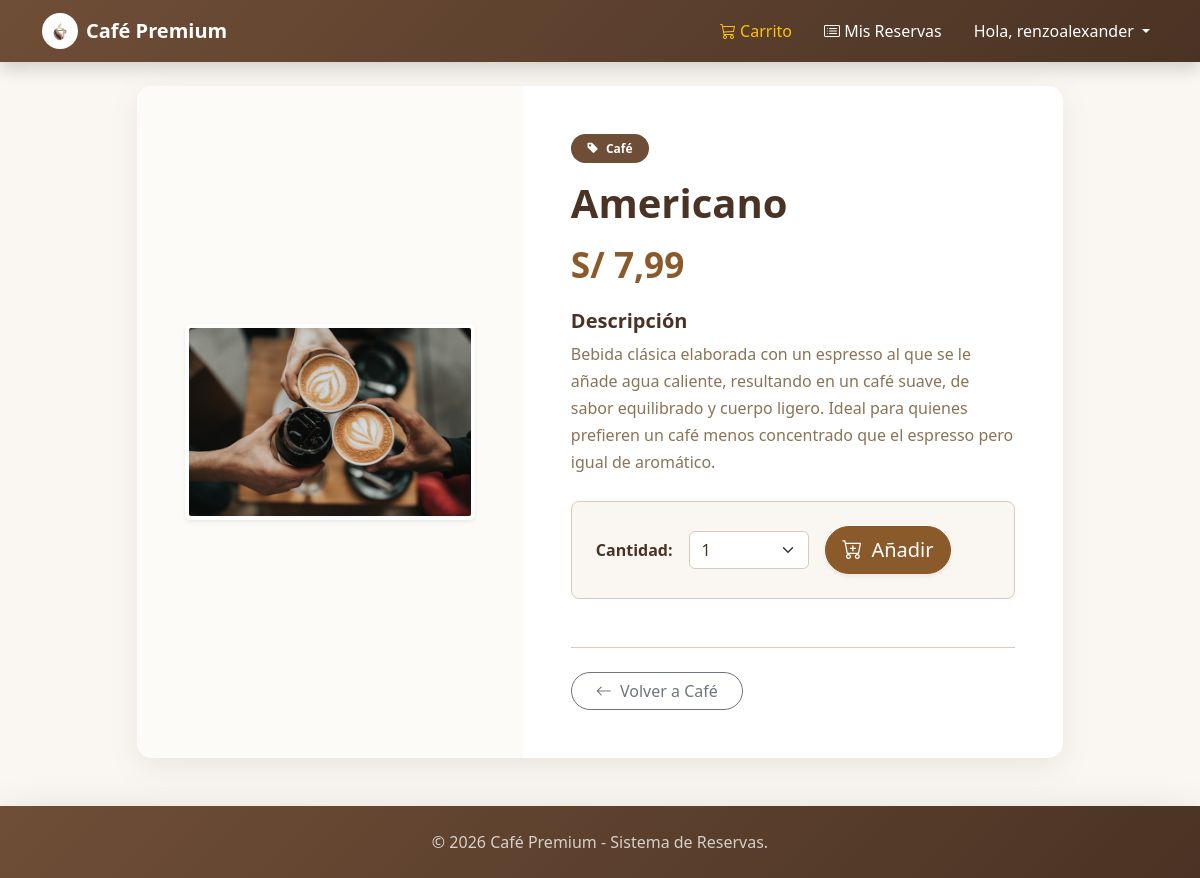
The page /tienda/2/americano/ (signed in) on the database as committed earlier.
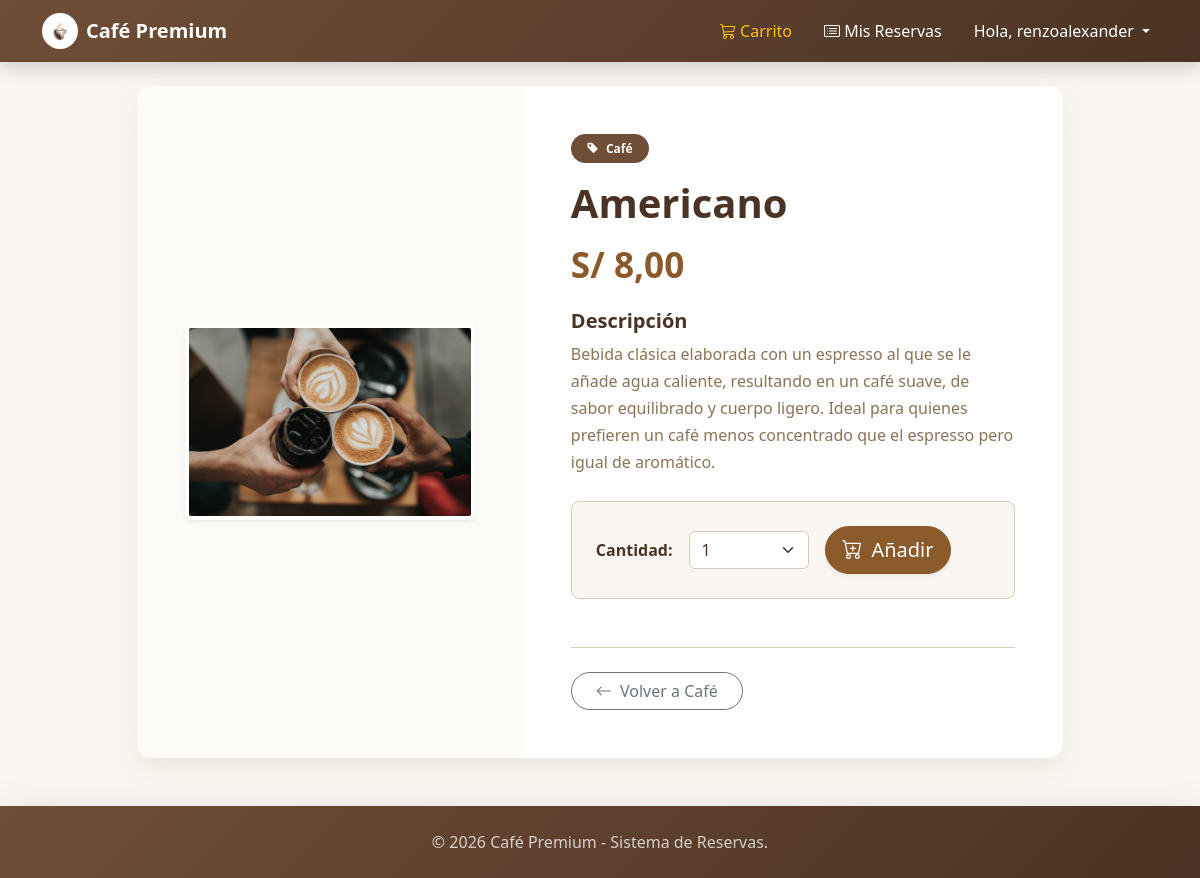
The same page on the database as committed later.
### mitienda/models.py (models this page shows, shortened)
class Product(models.Model):
    category = models.ForeignKey(Category,
                                 related_name='products',
                                 on_delete=models.CASCADE)
    name = models.CharField(max_length=200)
    slug = models.SlugField(max_length=200)
    image = models.ImageField(upload_to='',
                              blank=True)
    description = models.TextField(blank=True)
    price = models.DecimalField(max_digits=5,
                                decimal_places=2)
    stock = models.PositiveIntegerField(default=0)
    available = models.BooleanField(default=True)
    created = models.DateTimeField(auto_now=True)
    updated = models.DateTimeField(auto_now_add=True)
    class Meta:
        ordering = ['name']

class Category(models.Model):
    name = models.CharField(max_length=200)
    slug = models.SlugField(max_length=200)
    class Meta:
        ordering = ['name']
        indexes = [
            models.Index(fields=['name'])
        ]
    def __str__(self):
        return self.name
    def get_absolute_url(self):
        return reverse('tienda:product_list_category',
                       args=[self.slug])

### mitienda/views.py (the view)
# urls.py: path('<int:id>/<slug:slug>/', views.product_detail, name='product_detail')
@login_required
def product_detail(request, id, slug):
    product = get_object_or_404(Product,
                                id = id,
                                slug = slug,
                                available = True)
    cart_product_form = CartAddProductForm()
    return render(request,
                  'tienda/products/detail.html',
                  {'product':product,
                   'cart_product_form':cart_product_form})

### cart/forms.py
class CartAddProductForm(forms.Form):
    cantidad = forms.TypedChoiceField(choices=PRODUCT_QUANTITY_CHOICES,
                                      coerce=int)
    override = forms.BooleanField(required=False,
                                  initial=False,
                                  widget=forms.HiddenInput)

### mitienda/templates/tienda/products/detail.html (shortened to what this page needs)
{% extends "base.html" %}
{% load static %}
{% block content %}
  <div class="row justify-content-center mt-4 mb-5">
    <div class="col-md-10">
      <div class="card border-0" style="border-radius: 15px; box-shadow: 0 10px 30px rgba(111, 78, 55, 0.1);">
        <div class="row g-0">
          <div class="col-md-5 d-flex align-items-center p-4 p-md-5" style="background-color: #fdfbf7; border-top-left-radius: 15px; border-bottom-left-radius: 15px;">
            <img src="{% if product.image %}{{ product.image.url }}{% else %}{% static 'img/no_image.jpg' %}{% endif %}"
                 class="img-fluid rounded shadow-sm mx-auto d-block" alt="{{ product.name }}" style="max-height: 400px; object-fit: contain; border: 4px solid white;">
          </div>
          <div class="col-md-7">
            <div class="card-body p-4 p-md-5">
              <span class="badge rounded-pill mb-2 px-3 py-2" style="background-color: var(--coffee-light); color: white;"><i class="bi bi-tag-fill me-1"></i> {{ product.category }}</span>
              <h1 class="card-title mt-2 fw-bold" style="color: var(--coffee-dark);">{{ product.name }}</h1>
              <h2 class="mb-4 fw-bold mt-3" style="color: var(--caramel); font-size: 2.2rem;">S/ {{ product.price|floatformat:2 }}</h2>
              <div class="mb-4">
                <h5 class="fw-bold" style="color: var(--coffee-dark);">Descripción</h5>
                <p class="card-text" style="color: var(--text-muted); line-height: 1.7;">{{ product.description|linebreaksbr }}</p>
              </div>
              {% if product.stock > 0 %}
                <form action="{% url 'cart:cart_add' product.id %}" method="post" class="mt-4 p-4 rounded-3" style="background-color: var(--cream-bg); border: 1px solid var(--border-color);">
                  <div class="row g-3 align-items-center">
                    <div class="col-sm-auto">
                      <label for="id_cantidad" class="col-form-label fw-bold" style="color: var(--coffee-dark);">Cantidad:</label>
                    </div>
                    <div class="col-sm-4 col-4">
                      {{ cart_product_form.cantidad }}
                    </div>
                    <div class="col-sm-auto col-8">
                      <button type="submit" class="btn btn-primary btn-lg rounded-pill shadow-sm w-100">
                        <i class="bi bi-cart-plus me-1"></i> Añadir
                      </button>
                    </div>
                  </div>
                </form>
              {% else %}
                <div class="alert alert-danger mt-4 d-inline-flex align-items-center rounded-pill px-4">
                  <i class="bi bi-x-circle-fill me-2 fs-5"></i> Agotado temporalmente
                </div>
              {% endif %}
              <div class="mt-5 border-top pt-4" style="border-color: var(--border-color) !important;">
                <a href="{{ product.category.get_absolute_url }}" class="btn btn-outline-secondary rounded-pill px-4">
                  <i class="bi bi-arrow-left me-1"></i> Volver a {{ product.category }}
                </a>
              </div>
            </div>
          </div>
        </div>
      </div>
    </div>
  </div>
{% endblock %}

Rows that differ between the two databases and show on the page:
changed Product "Americano": price "7,99" → "8,00"
